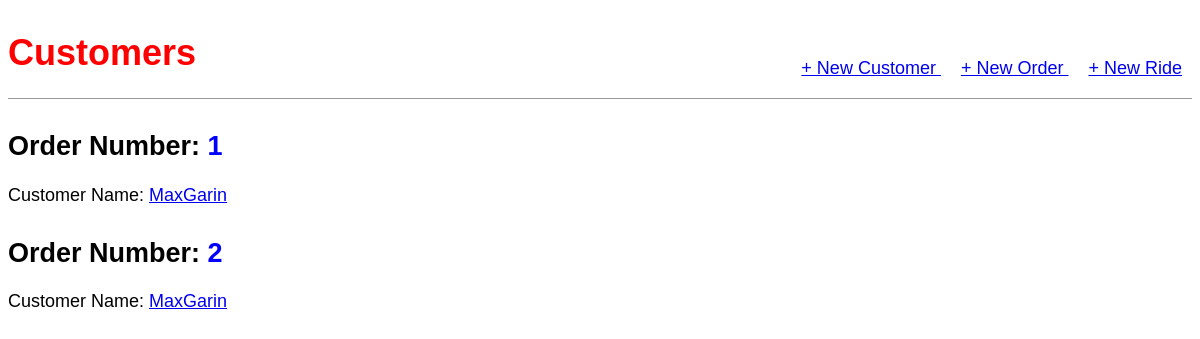
/order/, run on an earlier commit of the app's database.
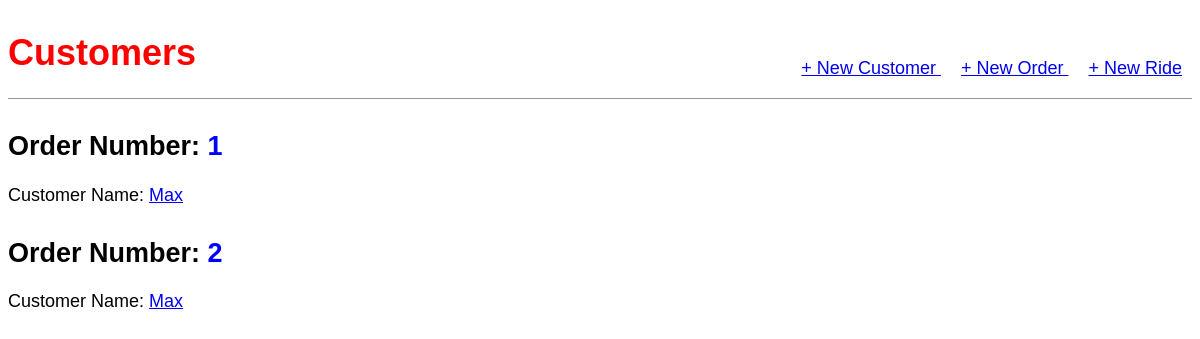
And on a later commit of the database.
### orders/models.py (models this page shows, shortened)
class Order(models.Model):
    order_number = models.AutoField(primary_key=True)
    customer_number = models.ForeignKey(Customer, on_delete=models.CASCADE, related_name='orders')
    date_created = models.DateField(auto_now_add=True)
    last_updated = models.DateField(auto_now=True)
    description = models.CharField(max_length=200, null=True)
    ride = models.ForeignKey(Ride, on_delete=models.CASCADE, related_name='orders', null=True)

class Customer(models.Model):
    customer_name = models.CharField(max_length=100)
    customer_phone_number = models.CharField(max_length=10)
    customer_email = models.EmailField()
    customer_business_name = models.CharField(max_length=200)
    def __str__(self):
        return self.customer_name

### orders/views.py (the view)
# urls.py: path('order/', views.OrderListView.as_view(), name='order_list'),
class OrderListView(ListView):
    model = Order
    template_name = 'order_list.html'

### templates/order_list.html
{% extends 'base.html' %}
{% block content %}
{% for order in object_list %}
<div class="post-entry">
    <h2>Order Number: <a href="{% url 'order_detail' order.pk %}">{{ order.order_number }}</a></h2>Customer Name: <a href="{% url 'customer_detail' order.customer_number.pk %}"> {{ order.customer_number }}</a> </h2>
</div>
{% endfor %}
{% endblock content %}

### templates/base.html (shortened to what this page needs)
{% load static %}
<html>
<head>
    <link rel="stylesheet" href="{% static 'css/base.css' %}">
</head>
<body>
    <div class="container">
        <header>
            <div class="nav-left">
                <h1><a href="{% url 'home' %}">Customers</a>
            </div>
            <div class="nav-right"><ul>
                <a href="{% url 'customer_new' %}" class="nav-right-links"> + New Customer </a>
                <a href="{% url 'order_new' %}" class="nav-right-links"> + New Order </a>
                <a href="{% url 'ride_new' %}" class="nav-right-links"> + New Ride</a>
            </ul>
            </div>
        </header>
        {% block content %}
        {% endblock content %}
    </div>
</body>
</html>

### static/css/base.css (style rules this page uses)
body { font-family: 'Source Sans Pro', sans-serif; font-size: 18px; }
header { border-bottom: 1px solid #999; margin-bottom: 2rem; display: flex; }
header h1 a { color: red; text-decoration: none; }
.nav-left { margin-right: auto; }
.nav-right { display: flex; padding-top: 2rem; }
.post-entry { margin-bottom: 2rem; }
.post-entry h2 { margin: .5 rem 0; }
.post-entry h2 a, .post-entry h2 a:visited { color: blue; text-decoration: none; }
.nav-right-links { margin-left: 10px; margin-right: 10px; }

What changed in the data, as far as the page shows it:
changed Order id 1: customer_number "MaxGarin" → "Max"
changed Order id 2: customer_number "MaxGarin" → "Max"
